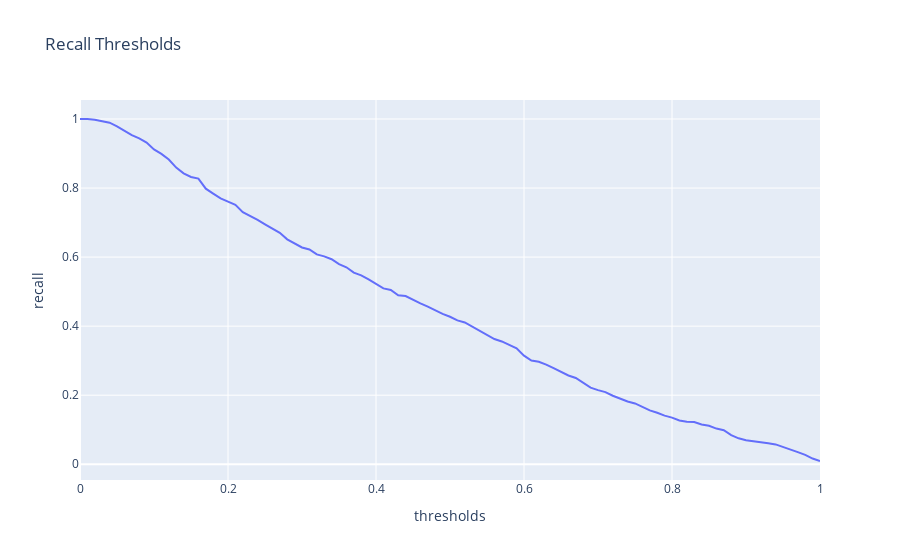

Notebook code for this chart:
### Code cell
# thresholds with recall plot
px.line(data_frame=pr_re, x='thresholds', y='recall', title='Recall Thresholds')
